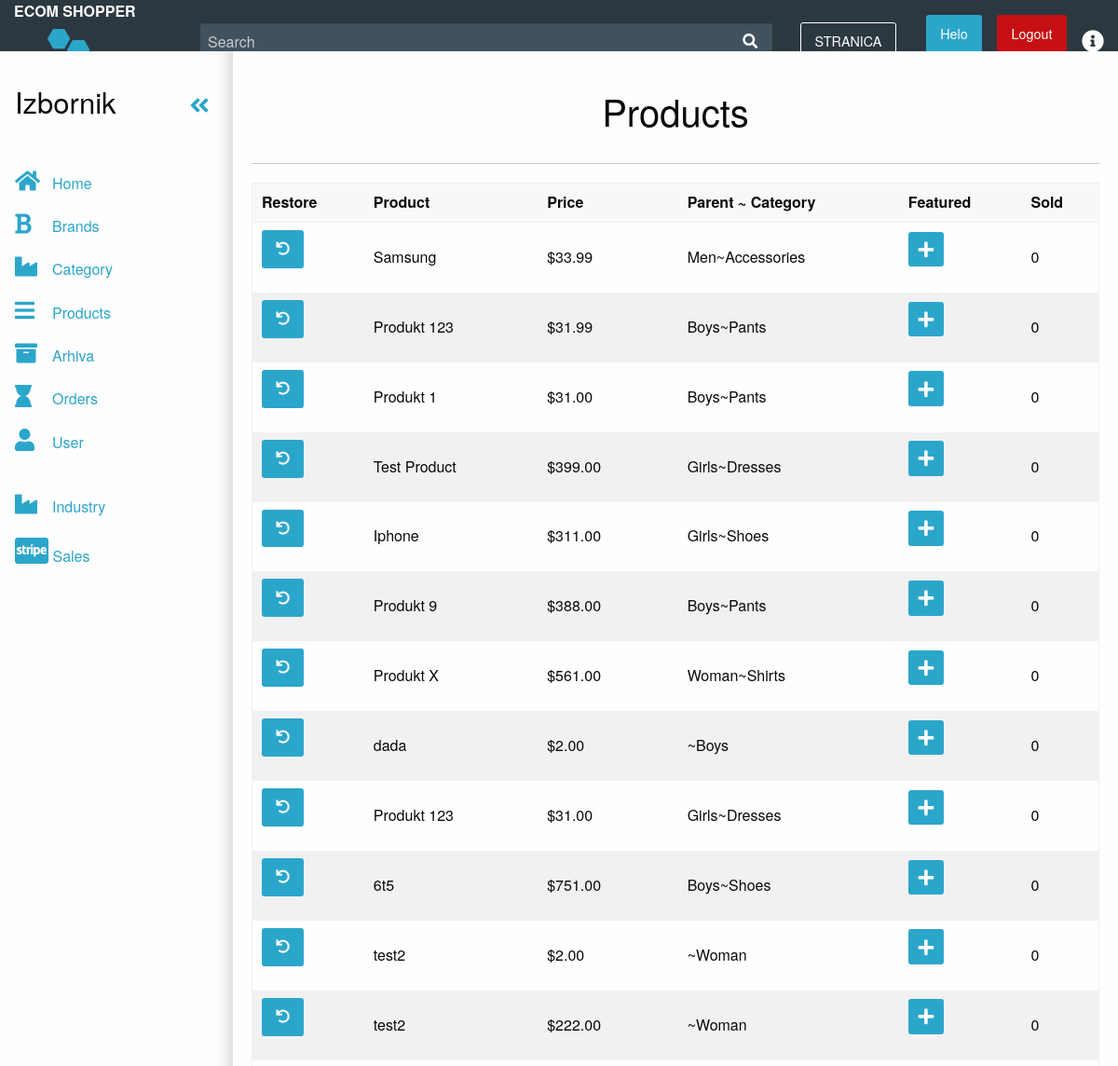
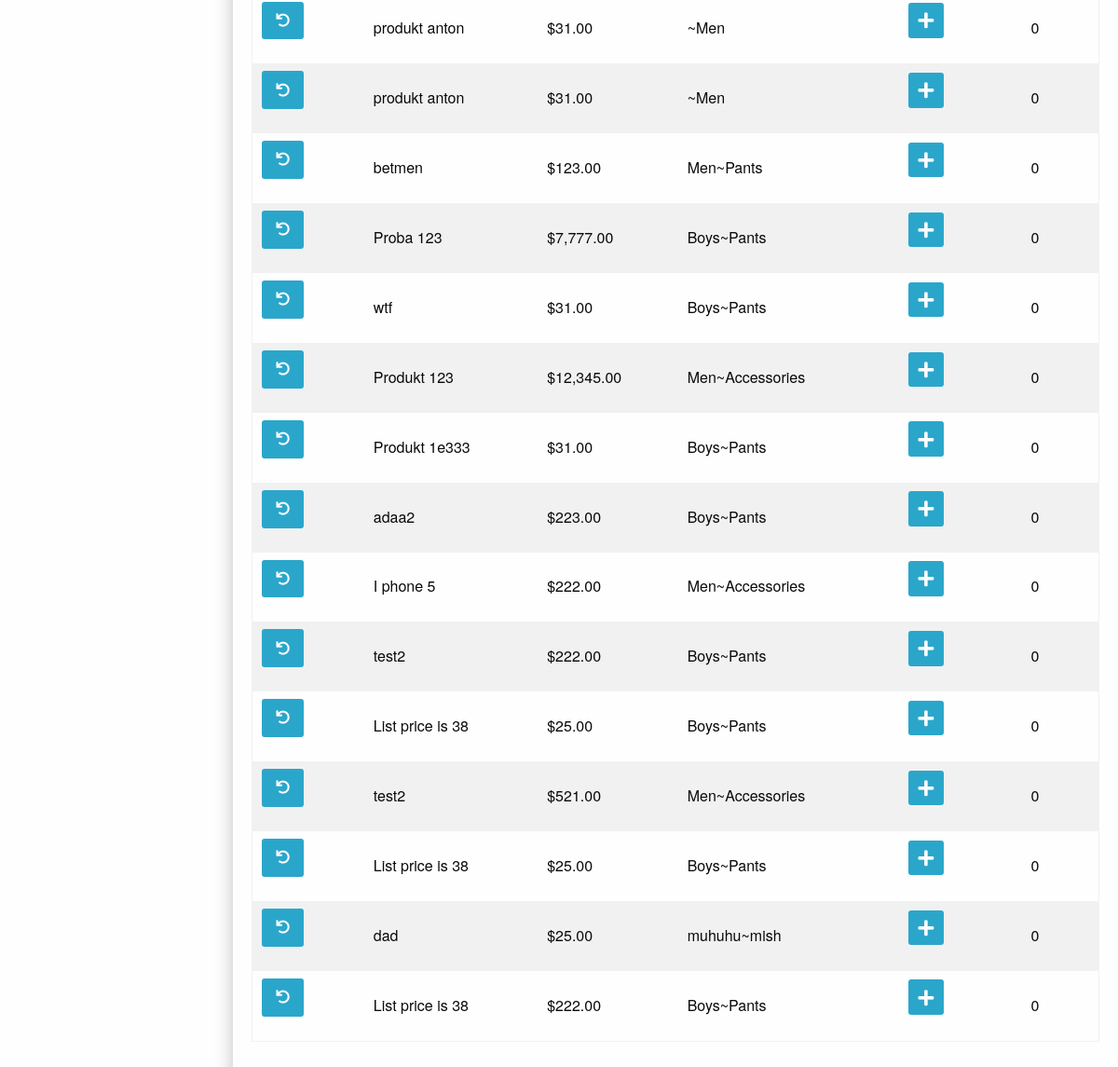
Screenshot of /admin/archived.php with the database file from the repository (2 pictures, top to bottom).
### tables this page shows
CREATE TABLE `products` (
  `id` int(11) NOT NULL,
  `title` varchar(255) NOT NULL,
  `price` decimal(10,2) NOT NULL,
  `list_price` decimal(10,2) NOT NULL,
  `brand` int(11) NOT NULL,
  `categories` varchar(255) NOT NULL,
  `image` text NOT NULL,
  `description` text NOT NULL,
  `featured` tinyint(4) NOT NULL DEFAULT '0',
  `sizes` text NOT NULL,
  `deleted` tinyint(4) NOT NULL DEFAULT '0'
);

CREATE TABLE `categories` (
  `id` int(11) NOT NULL,
  `category` varchar(255) NOT NULL,
  `parent` int(11) NOT NULL
);

### admin/archived.php (the view, shortened to what this page needs)
<?php
include_once "../konfiguracija.php";
include 'includes/panel.php';
?>
<?php
$format = new NumberFormatter("en_US",NumberFormatter::CURRENCY);
$p_result =$veza->prepare( "SELECT * FROM `products` WHERE `deleted`=1;");
$p_result ->execute();
?>
<h2 class="text-center">Products</h2>
<hr>
<table class="table table-bordered table-condensed talbe-striped">
<thead>
  <th>Restore</th>
  <th>Product</th>
  <th>Price</th>
  <th>Parent ~ Category</th>
  <th>Featured</th>
  <th>Sold</th>
</thead>
<tbody>
   <?php while ($product = $p_result->fetch(PDO::FETCH_ASSOC)):
     $childId = $product['categories'];
      $catSql = $veza->prepare("SELECT * FROM categories WHERE id='$childId';");
      $result= $catSql->execute();
      $child = $catSql->fetch(PDO::FETCH_ASSOC);
      $parentId = $child['parent'];
        $parentSql = $veza->prepare("SELECT * FROM categories WHERE id='$parentId';");
       $parentSql->execute();
        $parent =$parentSql->fetch(PDO::FETCH_ASSOC);
        $category = $parent['category'].'~'.$child['category'];
  ?>
   <tr>
    <td>
     <a href="archived.php?restore=<?php echo $product['id']; ?>" class ="button"><i class="fas fa-undo"></i></a>
   </td>
   <td><?=$product['title'];?></td>
   <td><?php echo $format->format ($product['price']); ?></td>
   <td><?php echo $category;?></td>
   <td><a href="products.php?featured=<?=(($product['featured']== 0)?'1':'0');?>&id=<?=$product['id'];?>"
     class ="button tiny"><i class="fas fa-<?=(($product['featured']==1)?'minus':'plus');?> fa-2x " ></i>
   </a>&nbsp <?=(($product['featured']==1)?'Featured Product': '');?></td>
   <td>0</td>
</tr>
<?php endwhile; ?>
</tbody>
</table>

### rows the page displays
products: title "Samsung", price "$33.99", category "Men~Accessories", featured 0 (drawn)
products: title "Produkt 123", price "$31.99", category "Boys~Pants", featured 0 (drawn)
products: title "Produkt 1", price "$31.00", category "Boys~Pants", featured 0 (drawn)
products: title "Test Product", price "$399.00", category "Girls~Dresses", featured 0 (drawn)
products: title "Iphone", price "$311.00", category "Girls~Shoes", featured 0 (drawn)
products: title "Produkt 9", price "$388.00", category "Boys~Pants", featured 0 (drawn)
products: title "Produkt X", price "$561.00", category "Woman~Shirts", featured 0 (drawn)
products: title "dada", price "$2.00", categories.category "~Boys", featured 0 (drawn)
products: title "Produkt 123", price "$31.00", category "Girls~Dresses", featured 0 (drawn)
products: title "6t5", price "$751.00", category "Boys~Shoes", featured 0 (drawn)
products: title "test2", price "$2.00", categories.category "~Woman", featured 0 (drawn)
products: title "test2", price "$222.00", categories.category "~Woman", featured 0 (drawn)
products: title "produkt anton", price "$31.00", categories.category "~Men", featured 0 (drawn)
products: title "produkt anton", price "$31.00", categories.category "~Men", featured 0 (drawn)
products: title "betmen", price "$123.00", category "Men~Pants", featured 0 (drawn)
products: title "Proba 123", price "$7,777.00", category "Boys~Pants", featured 0 (drawn)
products: title "wtf", price "$31.00", category "Boys~Pants", featured 0 (drawn)
products: title "Produkt 123", price "$12,345.00", category "Men~Accessories", featured 0 (drawn)
products: title "Produkt 1e333", price "$31.00", category "Boys~Pants", featured 0 (drawn)
products: title "adaa2", price "$223.00", category "Boys~Pants", featured 0 (drawn)
products: title "I phone 5", price "$222.00", category "Men~Accessories", featured 0 (drawn)
products: title "test2", price "$222.00", category "Boys~Pants", featured 0 (drawn)
products: title "List price is 38", price "$25.00", category "Boys~Pants", featured 0 (drawn)
products: title "test2", price "$521.00", category "Men~Accessories", featured 0 (drawn)
products: title "List price is 38", price "$25.00", category "Boys~Pants", featured 0 (drawn)
products: title "dad", price "$25.00", category "muhuhu~mish", featured 0 (drawn)
products: title "List price is 38", price "$222.00", category "Boys~Pants", featured 0 (drawn)
